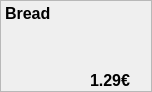
                         <widget class="QFrame" name="frame">
                          <property name="minimumSize">
                           <size>
                            <width>152</width>
                            <height>92</height>
                           </size>
                          </property>
                          <property name="maximumSize">
                           <size>
                            <width>152</width>
                            <height>92</height>
                           </size>
                          </property>
                          <property name="frameShape">
                           <enum>QFrame::StyledPanel</enum>
                          </property>
                          <property name="frameShadow">
                           <enum>QFrame::Raised</enum>
                          </property>
                          <widget class="QLabel" name="discountImageLabel1">
                           <property name="geometry">
                            <rect>
                             <x>30</x>
                             <y>20</y>
                             <width>81</width>
                             <height>51</height>
                            </rect>
                           </property>
                           <property name="text">
                            <string/>
                           </property>
                           <property name="pixmap">
                            <pixmap>images/991.jpg</pixmap>
                           </property>
                           <property name="scaledContents">
                            <bool>false</bool>
                           </property>
                           <property name="alignment">
                            <set>Qt::AlignCenter</set>
                           </property>
                          </widget>
                          <widget class="QLabel" name="discountPriceLabel1">
                           <property name="geometry">
                            <rect>
                             <x>90</x>
                             <y>70</y>
                             <width>51</width>
                             <height>20</height>
                            </rect>
                           </property>
                           <property name="font">
                            <font>
                             <pointsize>12</pointsize>
                             <weight>75</weight>
                             <bold>true</bold>
                            </font>
                           </property>
                           <property name="text">
                            <string>1.29€</string>
                           </property>
                          </widget>
                          <widget class="QLabel" name="discountNameLabel1">
                           <property name="geometry">
                            <rect>
                             <x>5</x>
                             <y>5</y>
                             <width>71</width>
                             <height>16</height>
                            </rect>
                           </property>
                           <property name="font">
                            <font>
                             <pointsize>12</pointsize>
                             <weight>75</weight>
                             <bold>true</bold>
                            </font>
                           </property>
                           <property name="text">
                            <string>Bread</string>
                           </property>
                          </widget>
                          <widget class="QPushButton" name="discountPushButton1">
                           <property name="geometry">
                            <rect>
                             <x>0</x>
                             <y>0</y>
                             <width>155</width>
                             <height>90</height>
                            </rect>
                           </property>
                           <property name="text">
                            <string/>
                           </property>
                           <property name="flat">
                            <bool>true</bool>
                           </property>
                          </widget>
                         </widget>
